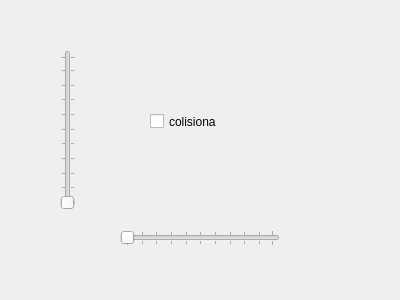
<?xml version="1.0" encoding="UTF-8"?>
<ui version="4.0">
 <class>WidgetConfVelocidad</class>
 <widget class="QWidget" name="WidgetConfVelocidad">
  <property name="geometry">
   <rect>
    <x>0</x>
    <y>0</y>
    <width>400</width>
    <height>300</height>
   </rect>
  </property>
  <property name="windowTitle">
   <string>Form</string>
  </property>
  <widget class="QSlider" name="slHorizontal">
   <property name="geometry">
    <rect>
     <x>120</x>
     <y>230</y>
     <width>160</width>
     <height>16</height>
    </rect>
   </property>
   <property name="tracking">
    <bool>true</bool>
   </property>
   <property name="orientation">
    <enum>Qt::Horizontal</enum>
   </property>
   <property name="tickPosition">
    <enum>QSlider::TicksBothSides</enum>
   </property>
  </widget>
  <widget class="QSlider" name="slVertical">
   <property name="geometry">
    <rect>
     <x>60</x>
     <y>50</y>
     <width>16</width>
     <height>160</height>
    </rect>
   </property>
   <property name="orientation">
    <enum>Qt::Vertical</enum>
   </property>
   <property name="tickPosition">
    <enum>QSlider::TicksBothSides</enum>
   </property>
  </widget>
  <widget class="QCheckBox" name="cbColisionar">
   <property name="geometry">
    <rect>
     <x>150</x>
     <y>110</y>
     <width>92</width>
     <height>23</height>
    </rect>
   </property>
   <property name="text">
    <string>colisiona</string>
   </property>
  </widget>
 </widget>
 <resources/>
 <connections/>
</ui>
